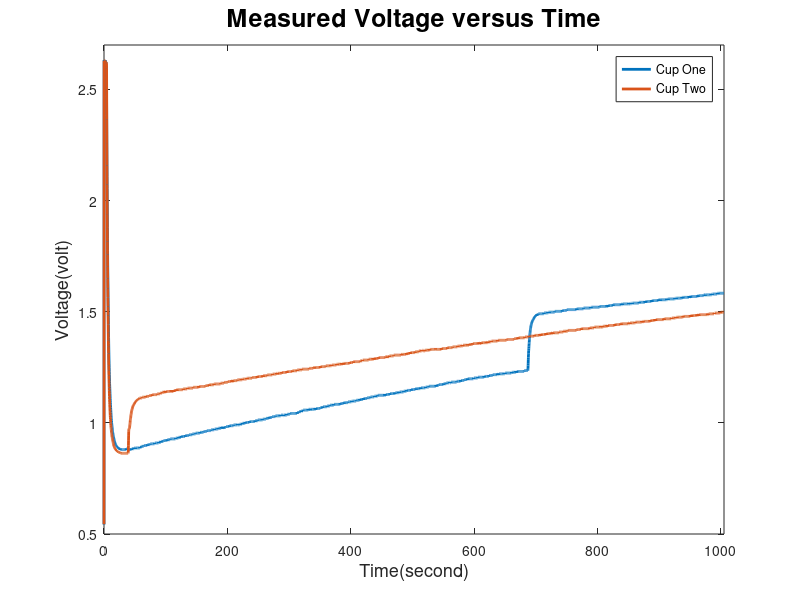

The MATLAB source for this figure:
data = csvread('lab_data.csv');
time = zeros(1,6699);
volt1 = zeros(1,6699);
volt2 = zeros(1,6699);
for i = 1:6699
    time(i) = data(i,1) + 600;
end
for i = 1:6699
    volt1(i) = data(i,2);
end
for i = 1:6699
    volt2(i) = data(i,3);
end

plot(time, volt1, 'DisplayName', 'Cup One', 'LineWidth', 2)
hold on
plot(time, volt2, 'DisplayName', 'Cup Two', 'LineWidth', 2)
legend('show')
hold off
axis([0 1005 .5 2.7])
title('Measured Voltage versus Time', 'fontsize', 18)
xlabel('Time(second)', 'fontsize', 13)
ylabel('Voltage(volt)', 'fontsize', 13)

